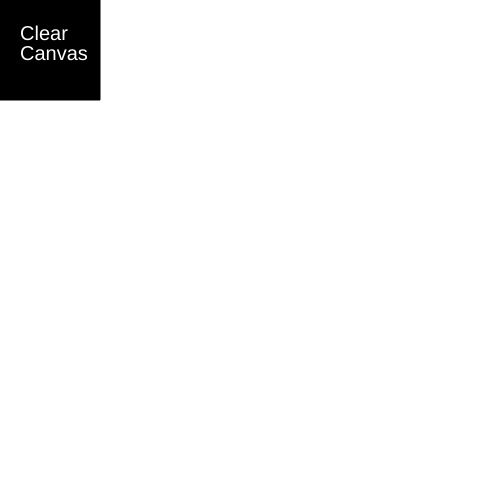
Frame 1 (no input)
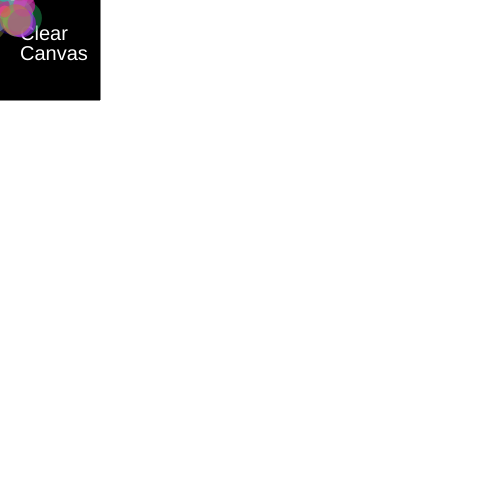
Frame 60 (no input)
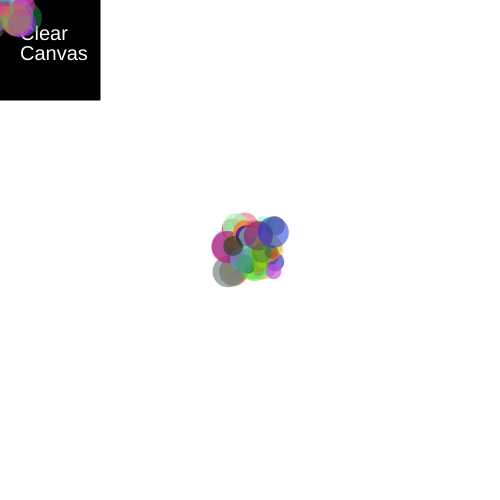
Frame 120 (the mouse pressed at the canvas centre since frame 60)

The p5.js sketch that drew these frames (run headless with seeded random() and noise() and a simulated clock; from frame 60 on, the mouse is pressed at the canvas centre):

// p5.js sketch
// ── sketch.js
let state = 1
let state1 = 'white'

function setup() {
    createCanvas(500, 500);
    background(255, 255, 255);
    
    fill(0,0,0);
    rect(0, 0, 100, 100);
    fill(255, 255, 255);
    textSize(20);
    text("Clear", 20, 40)
    text("Canvas", 20, 60)
    textAlign(CENTER); 

}
 
 function draw() {
    let r = random(0, 255);
    let g = random(0, 255);
    let b = random(0, 255);
    let opacity = random (120, 180);
    noStroke();
    fill(r, g, b, opacity);
 
    let size = random(5, 35);
    let offSetX = random(-25, 25);
    let offSetY = random(-25, 25);

    if(state == 1){
        ellipse(mouseX + offSetX, mouseY + offSetY, size, size);
    }
    if(state == 2){
        rect(mouseX + offSetX, mouseY + offSetY, size, size);
    }
    if(state == 3){
        triangle(mouseX + offSetX, mouseY + offSetY, mouseX - 30 + offSetX, mouseY - 60 + offSetY, mouseX - 60 + offSetX, mouseY + offSetY)
    }
    if (mouseX > 0 && mouseX < 100 && mouseY > 0 && mouseY < 100){
        state1 = 'black';
    }
 }
 
 
 function mouseClicked() {
    if(state == 1){
        state = 2
    }
    else if(state == 2){
        state = 3
    }
    else{
        state = 1
    }
    if (state1 == 'black'){
        background(255,255,255)
    }
 }
 
